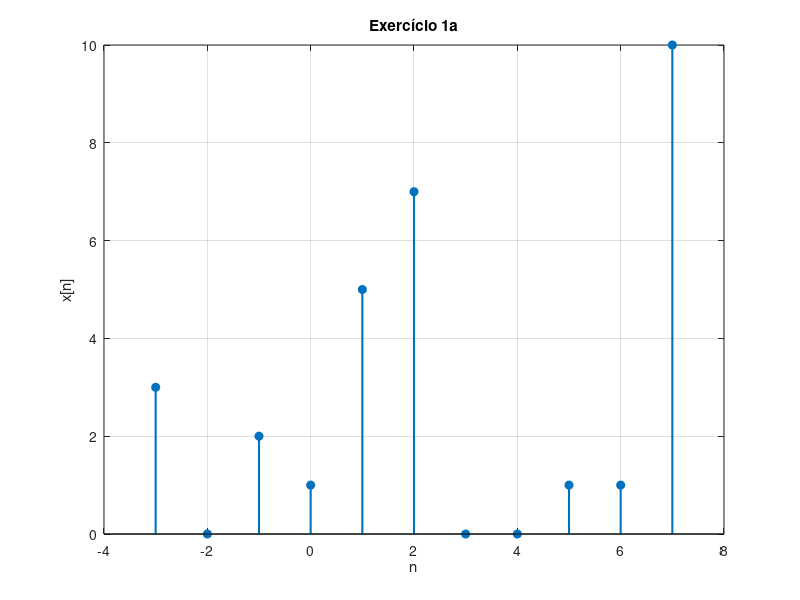
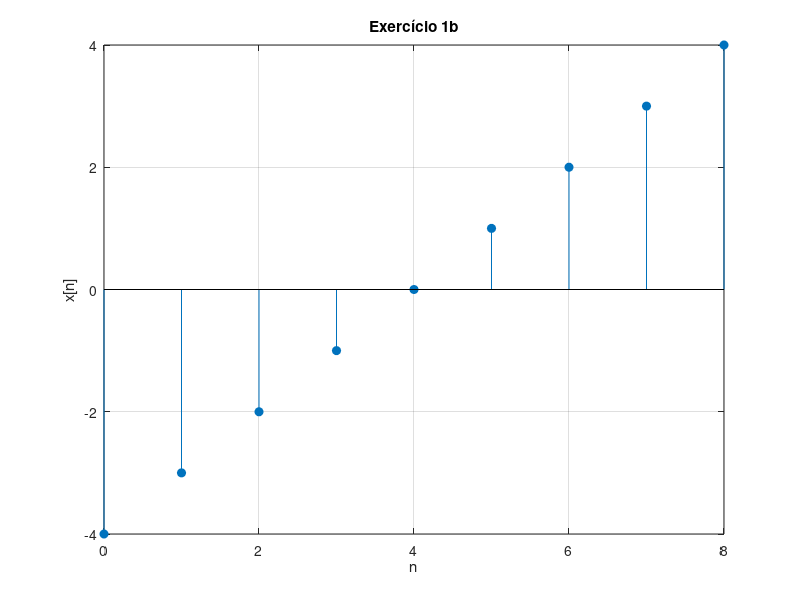
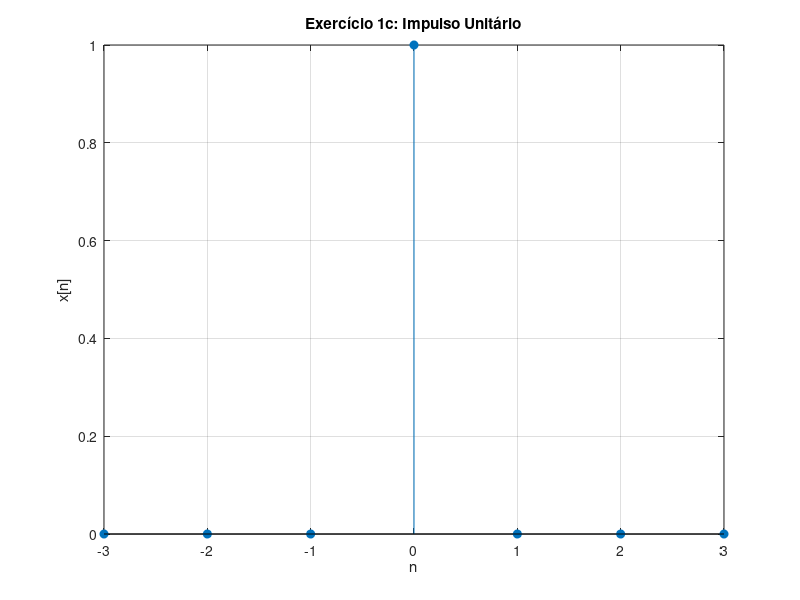
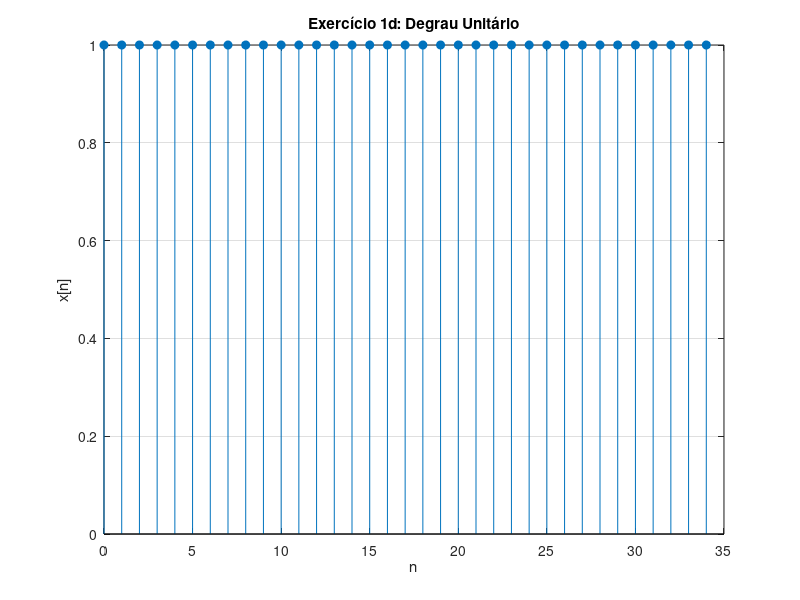

The MATLAB source for these figures, in order: (Note: this script raises an error after producing the figures.)
%% Relatório do Laboratório 1: Representação de Sequências Discretas
% Disciplina: Processamento Digital de Sinais
% Professor: Marcelo E. Pellenz
% Alunos: Francisco e Stefan

%% Objetivo
% O objetivo desta atividade é demonstrar como representar e manipular 
% sequências discretas, definindo e traçando seus gráficos e interpretando
% conceitos como frequência normalizada, usando o software Matlab.

% --- Configuração Inicial ---
clear;
clc;
close all;
fig_counter = 1; % Inicializa um contador para as figuras

%% Exercício 1: Representação de Sequências Discretas
% Esta seção implementa e traça o gráfico de várias sequências discretas 
% definidas por vetores ou equações simples.

% --- Item 1a ---
x = [3,0,2,1,5,7,0,0,1,1,10];
n = -3:7;
figure(fig_counter); fig_counter = fig_counter+1;
stem(n,x,'filled','LineWidth',1.5); title('Exercício 1a'); xlabel('n'); ylabel('x[n]'); grid on;

% --- Item 1b ---
x = [-4,-3,-2,-1,0,1,2,3,4];
n = 0:8;
figure(fig_counter); fig_counter = fig_counter+1;
stem(n,x,'filled'); title('Exercício 1b'); xlabel('n'); ylabel('x[n]'); grid on;

% --- Item 1c ---
x = [0,0,0,1,0,0,0];
n = -3:3;
figure(fig_counter); fig_counter = fig_counter+1;
stem(n,x,'filled'); title('Exercício 1c: Impulso Unitário'); xlabel('n'); ylabel('x[n]'); grid on;

% --- Item 1d ---
x = ones(1,35);
n = 0:34;
figure(fig_counter); fig_counter = fig_counter+1;
stem(n,x,'filled'); title('Exercício 1d: Degrau Unitário'); xlabel('n'); ylabel('x[n]'); grid on;

% --- Item 1e: x[n] = n^2 ---
n = -10:10;
x = n.^2;
figure(fig_counter); fig_counter = fig_counter+1;
stem(n,x,'filled'); title('Exercício 1e: x[n] = n^2'); xlabel('n'); ylabel('x[n]'); grid on;

% --- Item 1f: x[n] = (0.9)^n ---
n = 0:30;
x = 0.9.^n;
figure(fig_counter); fig_counter = fig_counter+1;
stem(n,x,'filled'); title('Exercício 1f: x[n] = (0.9)^n'); xlabel('n'); ylabel('x[n]'); grid on;

% --- Item 1g: x[n] = exp(|n/4|) ---
n = -20:20;
x = exp(abs(n/4));
figure(fig_counter); fig_counter = fig_counter+1;
stem(n,x,'filled'); title('Exercício 1g: x[n] = exp(|n/4|)'); xlabel('n'); ylabel('x[n]'); grid on;

% --- Item 1h: Função Seccionada ---
n = -15:15;
x = zeros(size(n));
cond1 = (n < 3); cond2 = (n >= 3 & n < 6); cond3 = (n >= 6);
x(cond1) = n(cond1) - 1; x(cond2) = -3; x(cond3) = 5 - (n(cond3)/3);
figure(fig_counter); fig_counter = fig_counter+1;
stem(n,x,'filled'); title('Exercício 1h'); xlabel('n'); ylabel('x[n]'); grid on;

% --- Item 1i: x[n] = (n+1)/(n^2+1) ---
n = -15:15;
x = (n + 1) ./ (n.^2 + 1);
figure(fig_counter); fig_counter = fig_counter+1;
stem(n,x,'filled'); title('Exercício 1i'); xlabel('n'); ylabel('x[n]'); grid on;

% --- Item 1j: Função Seccionada ---
n = -15:15;
x = zeros(size(n));
cond1 = n >= 0;
x(cond1) = n(cond1).^2 - 1;
figure(fig_counter); fig_counter = fig_counter+1;
stem(n,x,'filled'); title('Exercício 1j'); xlabel('n'); ylabel('x[n]'); grid on;

% --- Item 1k: Função Seccionada ---
n = -15:15;
x = zeros(size(n));
cond1 = n >= 0; cond2 = n < 0;
x(cond1) = 1./(n(cond1) + 1); x(cond2) = 1./(1 - n(cond2));
figure(fig_counter); fig_counter = fig_counter+1;
stem(n,x,'filled'); title('Exercício 1k'); xlabel('n'); ylabel('x[n]'); grid on;


%% Exercício 2: Sequências Exponenciais Reais
% Geração de sequências da forma x[n] = k*a^n.

% --- Item 2a: x[n] = (0.8)^n ---
N = 50; n = 0:N-1; x = (0.8).^n;
figure(fig_counter); fig_counter = fig_counter+1;
stem(n, x, 'filled'); title('Exercício 2a: x[n] = (0.8)^n'); xlabel('n'); ylabel('x[n]'); grid on;

% --- Item 2b: x[n] = (1.5)^n ---
N = 20; n = 0:N-1; x = (1.5).^n;
figure(fig_counter); fig_counter = fig_counter+1;
stem(n, x, 'filled'); title('Exercício 2b: x[n] = (1.5)^n'); xlabel('n'); ylabel('x[n]'); grid on;

% --- Item 2c: x[n] = 0.5 * 2^n ---
N = 200; n = 0:N-1; x = 0.5 * (2.^n);
figure(fig_counter); fig_counter = fig_counter+1;
stem(n, x, 'filled'); title('Exercício 2c: x[n] = 0.5 * 2^n'); xlabel('n'); ylabel('x[n]'); grid on;

%% Exercício 3: Sequências Exponenciais Complexas
% Geração de sequências da forma x[n] = exp((sigma + j*omega)*n) e 
% visualização de suas componentes (real, imaginária, módulo e fase).

% --- Item 3a: sigma=0.5, omega=pi/6 ---
sigma = 0.5; omega = pi/6; N = 50; n = 0:N-1;
x = exp((sigma + 1j*omega) .* n);
figure(fig_counter); fig_counter = fig_counter+1;
sgtitle('Exercício 3a: \sigma=0.5, \omega=\pi/6')
subplot(2,2,1); stem(n,real(x),'filled'); title('Parte Real'); grid on;
subplot(2,2,2); stem(n,imag(x),'filled'); title('Parte Imaginária'); grid on;
subplot(2,2,3); stem(n,abs(x),'filled'); title('Módulo'); grid on;
subplot(2,2,4); stem(n,angle(x),'filled'); title('Fase'); grid on;

% --- Item 3b: sigma=-0.5, omega=pi/4 ---
sigma = -0.5; omega = pi/4; N = 30; n = 0:N-1;
x = exp((sigma + 1j*omega) .* n);
figure(fig_counter); fig_counter = fig_counter+1;
sgtitle('Exercício 3b: \sigma=-0.5, \omega=\pi/4')
subplot(2,2,1); stem(n,real(x),'filled'); title('Parte Real'); grid on;
subplot(2,2,2); stem(n,imag(x),'filled'); title('Parte Imaginária'); grid on;
subplot(2,2,3); stem(n,abs(x),'filled'); title('Módulo'); grid on;
subplot(2,2,4); stem(n,angle(x),'filled'); title('Fase'); grid on;

% --- Item 3c: sigma=1, omega=pi/4 ---
sigma = 1; omega = pi/4; N = 100; n = 0:N-1;
x = exp((sigma + 1j*omega) .* n);
figure(fig_counter); fig_counter = fig_counter+1;
sgtitle('Exercício 3c: \sigma=1, \omega=\pi/4');
subplot(2,2,1); stem(n,real(x),'filled'); title('Parte Real'); grid on;
subplot(2,2,2); stem(n,imag(x),'filled'); title('Parte Imaginária'); grid on;
subplot(2,2,3); stem(n,abs(x),'filled'); title('Módulo'); grid on;
subplot(2,2,4); stem(n,angle(x),'filled'); title('Fase'); grid on;

% --- Item 3d: sigma=0, omega=pi/6 ---
sigma = 0; omega = pi/6; N = 60; n = 0:N-1;
x = exp((sigma + 1j*omega) .* n);
figure(fig_counter); fig_counter = fig_counter+1;
sgtitle('Exercício 3d: \sigma=0, \omega=\pi/6');
subplot(2,2,1); stem(n,real(x),'filled'); title('Parte Real'); grid on;
subplot(2,2,2); stem(n,imag(x),'filled'); title('Parte Imaginária'); grid on;
subplot(2,2,3); stem(n,abs(x),'filled'); title('Módulo'); grid on;
subplot(2,2,4); stem(n,angle(x),'filled'); title('Fase'); grid on;

%% Exercício 4: Digitalização de Sinais Analógicos
% Amostragem de sinais cosseno com Fs = 200 Hz.

Fs = 200; n = 0:20;

% --- Item 4a: f = 10 Hz ---
f = 10; omega = 2*pi*f / Fs; x = cos(omega * n);
figure(fig_counter); fig_counter = fig_counter+1;
stem(n, x, 'filled'); title('Exercício 4a: f = 10 Hz'); xlabel('n'); ylabel('x[n]'); grid on;

% --- Item 4b: f = 20 Hz ---
f = 20; omega = 2*pi*f / Fs; x = cos(omega * n);
figure(fig_counter); fig_counter = fig_counter+1;
stem(n, x, 'filled'); title('Exercício 4b: f = 20 Hz'); xlabel('n'); ylabel('x[n]'); grid on;

% --- Item 4c: f = 50 Hz ---
f = 50; omega = 2*pi*f / Fs; x = cos(omega * n);
figure(fig_counter); fig_counter = fig_counter+1;
stem(n, x, 'filled'); title('Exercício 4c: f = 50 Hz'); xlabel('n'); ylabel('x[n]'); grid on;

% --- Item 4d: f = 100 Hz (Nyquist) ---
f = 100; omega = 2*pi*f / Fs; x = cos(omega * n);
figure(fig_counter); fig_counter = fig_counter+1;
stem(n, x, 'filled'); title('Exercício 4d: f = 100 Hz'); xlabel('n'); ylabel('x[n]'); grid on;

%% Exercício 5: Cosseno com Diferentes Frequências Normalizadas
% Geração de x[n] = cos(omega*n) para um conjunto de frequências.
n = 0:40;
omega_values = [0, pi/4, 2*pi/4, 3*pi/4, 4*pi/4, 5*pi/4, 6*pi/4, 7*pi/4, 8*pi/4];
for omega = omega_values
    x = cos(omega * n);
    figure(fig_counter); fig_counter = fig_counter+1;
    stem(n, x, 'filled'); grid on;
    title(['\omega = ', num2str(omega/pi), '\pi rad/amostra']);
    xlabel('n'); ylabel('x[n]');
end

% --- Análise do Exercício 5 ---
%
% *Conceito de Frequências Altas e Baixas:*
% Frequências baixas (omega perto de 0) resultam em sequências que variam
% lentamente. Frequências altas (omega perto de pi) resultam em sequências
% que variam rapidamente entre amostras.
%
% *Aliasing (Rebatimento):*
% Frequências acima de pi são indistinguíveis de frequências mais baixas.
% Por exemplo, omega = 5*pi/4 produz o mesmo sinal que omega = 3*pi/4.
% A frequência omega = 2*pi produz o mesmo sinal que omega = 0.
%
% *Tabela de Conversão para Frequência Analógica (Hz):*
% A conversão é feita com a fórmula f = (omega * Fs) / (2*pi).
%
% Para Fs = 8000 Hz:
%   - Para omega = 0.25*pi, f = 1000 Hz
%   - Para omega = 0.50*pi, f = 2000 Hz
%   - Para omega = 0.75*pi, f = 3000 Hz
%   - Para omega = 1.00*pi, f = 4000 Hz
%   - Para omega = 1.25*pi, f = 3000 Hz (aliasing)
%
% Para Fs = 16000 Hz:
%   - Para omega = 0.25*pi, f = 2000 Hz
%   - Para omega = 0.50*pi, f = 4000 Hz
%   - Para omega = 0.75*pi, f = 6000 Hz
%   - Para omega = 1.00*pi, f = 8000 Hz
%   - Para omega = 1.25*pi, f = 6000 Hz (aliasing)


%% Exercício 6: Soma de Senoides
% Gráfico de x[n] = 5*cos(0.5*pi*n + pi/4) + 2*sin(0.5*pi*n).
n = -20:20;
termo_cos = 5 * cos(0.5 * pi * n + pi/4);
termo_sin = 2 * sin(0.5 * pi * n);
x = termo_cos + termo_sin;
figure(fig_counter); fig_counter = fig_counter+1;
stem(n, x, 'filled'); grid on;
title('Exercício 6: Soma de Senoides'); xlabel('n'); ylabel('x[n]');

%% Exercício 7: Análise de Periodicidade
% Análise da periodicidade de três sequências de cosseno.

n = 0:30;

% --- Item 7a: x[n] = cos((pi/4)*n) ---
x_a = cos((pi/4) * n);
figure(fig_counter); fig_counter = fig_counter+1;
stem(n, x_a, 'filled'); grid on; title('Exercício 7a'); xlabel('n'); ylabel('x[n]');

% --- Item 7b: x[n] = cos((3*pi/8)*n) ---
x_b = cos((3*pi/8) * n);
figure(fig_counter); fig_counter = fig_counter+1;
stem(n, x_b, 'filled'); grid on; title('Exercício 7b'); xlabel('n'); ylabel('x[n]');

% --- Item 7c: x[n] = cos(n) ---
x_c = cos(n);
figure(fig_counter); fig_counter = fig_counter+1;
stem(n, x_c, 'filled'); grid on; title('Exercício 7c'); xlabel('n'); ylabel('x[n]');

% --- Análise de Periodicidade do Exercício 7 ---
% Um sinal discreto cos(omega*n) é periódico se omega/(2*pi) for um 
% número racional (k/N).
%
% a) x[n] = cos((pi/4)*n): (pi/4)/(2*pi) = 1/8. É periódico com N=8.
%
% b) x[n] = cos((3*pi/8)*n): (3*pi/8)/(2*pi) = 3/16. É periódico com N=16.
%
% c) x[n] = cos(n): 1/(2*pi) é irracional. Não é periódico.